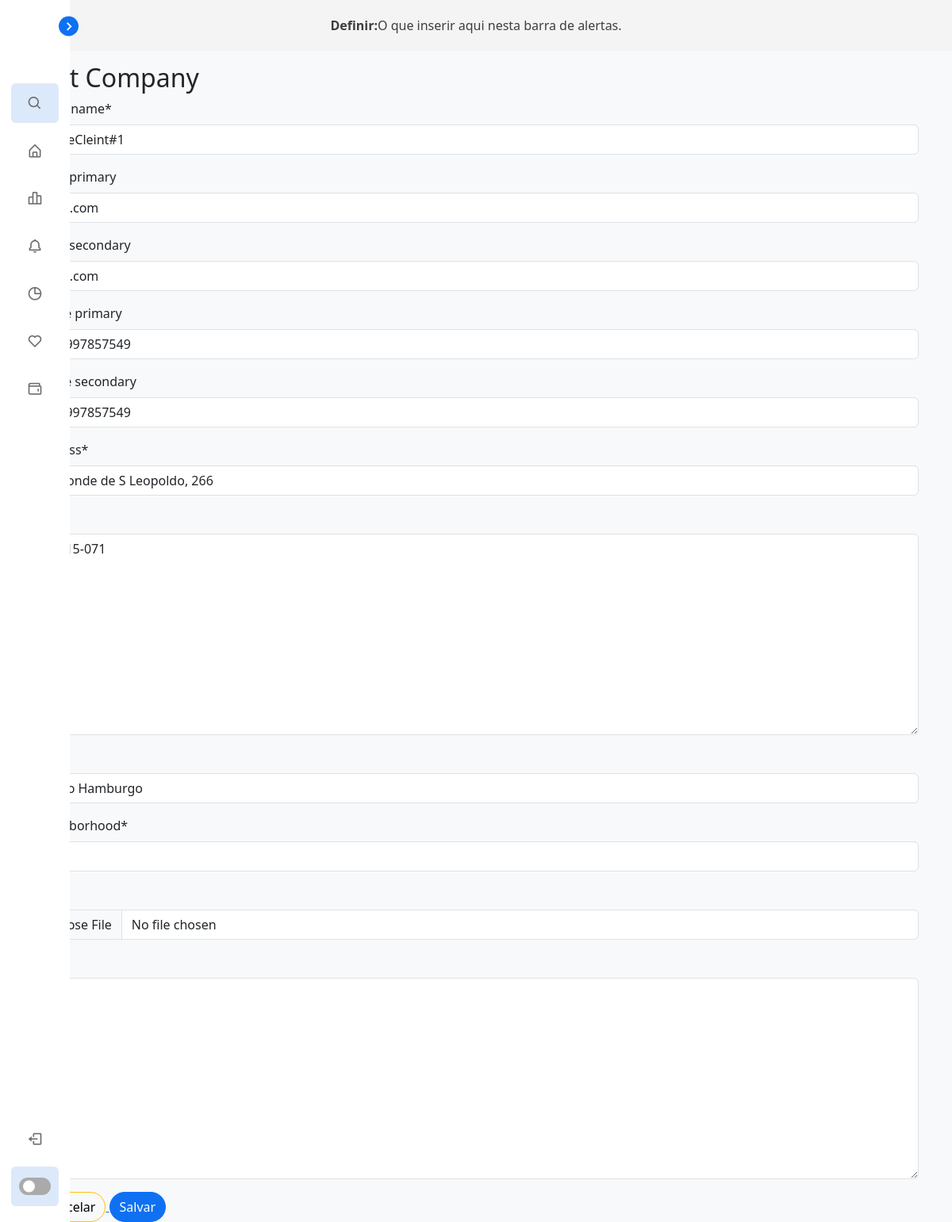
The app's page /clients/edit/1/ (signed in) with its own data.
### clients/models.py (models this page shows, shortened)
class Client(models.Model):
    client_name = models.CharField(max_length=255)
    cnpj = CNPJField(masked=False, null=True, blank=True)
    cpf = CPFField(masked=False, null=True, blank=True)
    email_primary = models.EmailField(null=True, blank=True)
    email_secondary = models.EmailField(null=True, blank=True)
    phone_primary = PhoneNumberField(null=True, blank=True)
    phone_secondary = PhoneNumberField(null=True, blank=True)
    address = models.CharField(max_length=255)
    cep = BRPostalCodeField(null=True, blank=True)
    city = models.CharField(max_length=255)
    neighborhood = models.CharField(max_length=255)
    logo = models.ImageField(upload_to='user_files', null=True, blank=True)
    bio = models.TextField(null=True, blank=True)
    user = models.ForeignKey(User, on_delete=models.SET_NULL, null=True, blank=True)

### clients/views.py (the view)
# urls.py: path('edit/<int:client_id>/', views.edit_client, name='edit_client'),
@login_required
def edit_client(request, client_id):
    client = get_object_or_404(Client, pk=client_id)
    if request.user == client.user:
        if request.method == 'POST':
            form = ClientEditForm(request.POST, instance=client)
            if form.is_valid():
                form.save()
                return redirect('detail_client', client_id=client_id)
        else:
            form = ClientEditForm(instance=client)
    else:
        return render(request, 'errors/error_page.html', {'message': 'Você não tem permissão acessar esta página'})
    return render(request, 'edit_client.html', {'form': form, 'client': client})

### clients/forms.py
class ClientEditForm(forms.ModelForm):
    class Meta:
        model = Client
        fields = ['client_name', 'email_primary', 'email_secondary', 'phone_primary', 'phone_secondary', 'address', 'cep', 'city', 'neighborhood', 'logo', 'bio']
    def __init__(self, *args, **kwargs):
        super(ClientEditForm, self).__init__(*args, **kwargs)
        self.fields['cep'].widget.attrs['placeholder'] = 'CEP'

### accounts/models.py (called while the page is built)
    def get_first_name(self): # Return the firstname of the user
        first_name = self.full_name.split(' ')
        return first_name

    @property
    def is_active(self):
        return self.active

### clients/templates/edit_client.html (shortened to what this page needs)
{% extends "base.html" %}
{% load crispy_forms_tags %}
    {% block main %}
      <h2>Edit Company</h2>
      <form method="post"  id="form-1">
        {{ form|crispy }}
        <a href="{% url 'detail_client' client.id %}">
          <button type="button" class="btn btn-warning" id="btn-bg-red-1">Cancelar</button>
        </a>
        <button type="submit" class="btn btn-primary" id="btn-bg-blue-1">Salvar</button>
      </form>
    {% endblock %}

### staticfiles/css/style.css (style rules this page uses)
* { margin: 0; padding: 0; box-sizing: border-box; }
:root { --body-color: #E4E9F7; --sidebar-color: #FFF; --primary-color: #0F71F2; --primary: #0F71F2; --primary-color-light: #dce9fa; --toggle-color: #aaa; --text-color: #707070; --tran-03: all 0.2s ease; --tran-03: all 0.3s ease; --tran-04: all 0.3s ease; --tran-05: all 0.3s ease; }
#btn-bg-blue-1 { background-color: var(--primary); border-radius: 24px; }
#btn-bg-red-1 { background-color: var(--warning); border-radius: 24px; }

### records on screen
Client: client_name "TesteCleint#1", email_primary "1@1.com", email_secondary "1@1.com", phone_primary "+51997857549", phone_secondary "+51997857549", address "Visconde de S Leopoldo, 266", cep "93315-071", city "Novo Hamburgo", neighborhood "NA"
